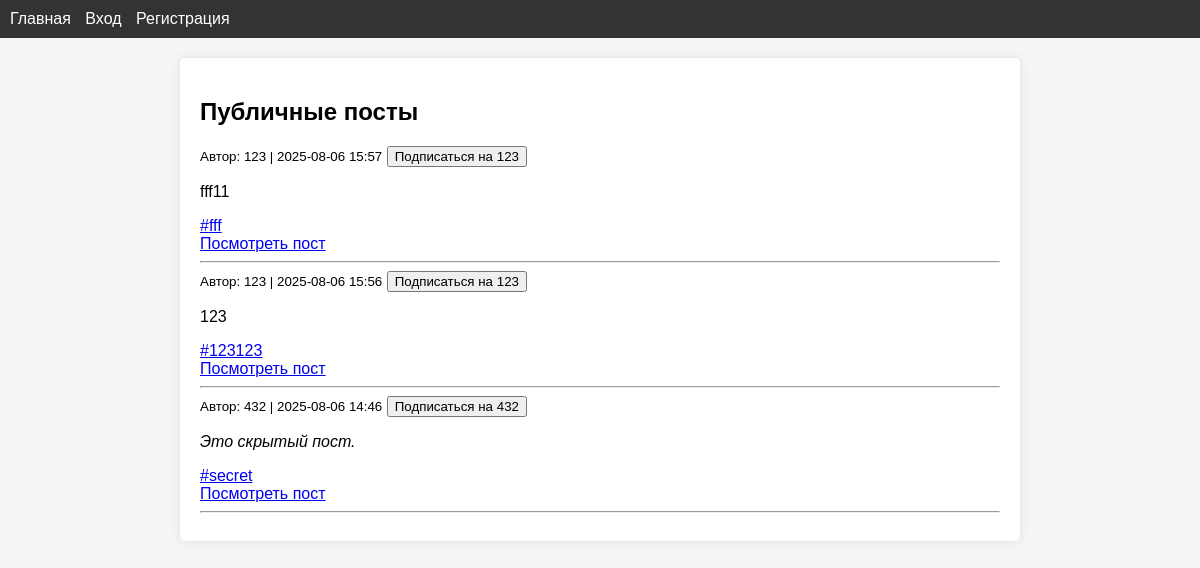
The page / on the database its author committed.
### blog/models.py (models this page shows)
class Post(db.Model):
    id = db.Column(db.Integer, primary_key=True)
    content = db.Column(db.Text, nullable=False)
    date_posted = db.Column(db.DateTime, default=datetime.utcnow)
    is_public = db.Column(db.Boolean, default=True)
    request_only = db.Column(db.Boolean, default=False)
    user_id = db.Column(db.Integer, db.ForeignKey('user.id'), nullable=False)
    tags = db.relationship('Tag', secondary=tags, backref=db.backref('posts', lazy='dynamic'))
    comments = db.relationship('Comment', backref='post', lazy=True, cascade="all, delete-orphan")

class User(db.Model, UserMixin):
    id = db.Column(db.Integer, primary_key=True)
    username = db.Column(db.String(20), unique=True, nullable=False)
    password = db.Column(db.String(60), nullable=False)
    posts = db.relationship('Post', backref='author', lazy=True)
    subscriptions = db.relationship('User',
        secondary=subscriptions,
        primaryjoin=(subscriptions.c.subscriber_id == id),
        secondaryjoin=(subscriptions.c.subscribed_id == id),
        backref=db.backref('subscribers', lazy='dynamic'),
        lazy='dynamic'
    )

class Tag(db.Model):
    id = db.Column(db.Integer, primary_key=True)
    name = db.Column(db.String(50), unique=True)

### blog/routes.py (the view)
@app.route('/')
def index():
    posts = Post.query.order_by(Post.date_posted.desc()).all()
    return render_template('index.html', posts=posts)

### blog/templates/index.html (shortened to what this page needs)
{% extends "base.html" %}
{% block content %}
<h2>Публичные посты</h2>
{% for post in posts %}
<article>
        <small>Автор: {{ post.author.username }} | {{ post.date_posted.strftime('%Y-%m-%d %H:%M') }}</small>
        {% if post.author.id != current_user.id %}
            {% if post.author not in current_user.subscriptions %}
                <form method="POST" action="{{ url_for('subscribe', user_id=post.author.id) }}" style="display:inline;">
                    <button type="submit">Подписаться на {{ post.author.username }}</button>
                </form>
            {% else %}
                <span>✓</span>
            {% endif %}
        {% endif %}
    {% if post.request_only and post.author != current_user %}
        <p><em>Это скрытый пост.</em></p>
    {% elif post.request_only and post.author == current_user %}
            <small><i>Этот пост был скрыт по Вашему запросу и виден только Вам.</i></small>
            <p>{{ post.content }}</p>
    {% else %}
        <p>{{ post.content }}</p>
    {% endif %}
    {% for tag in post.tags %}
        <a href="{{ url_for('posts_by_tag', tag_name=tag.name) }}">#{{ tag.name }}</a>
    {% endfor %}
        <br>
        <a href="{{ url_for('view_post', post_id=post.id) }}">Посмотреть пост</a>
</article>
<hr>
{% endfor %}
{% endblock %}

### blog/templates/base.html (shortened to what this page needs)
<!DOCTYPE html>
<html lang="ru">
<head>
    <link rel="stylesheet" href="{{ url_for('static', filename='style.css') }}">
</head>
<body>
    <header>
        <nav>
            <a href="{{ url_for('index') }}">Главная</a>
            {% if current_user.is_authenticated %}
                <a href="{{ url_for('feed') }}">Лента</a>
                <a href="{{ url_for('new_post') }}">Новый пост</a>
                <a href="{{ url_for('logout') }}">Выход</a>
            {% else %}
                <a href="{{ url_for('login') }}">Вход</a>
                <a href="{{ url_for('register') }}">Регистрация</a>
            {% endif %}
        </nav>
    </header>
    <main>
        {% block content %}{% endblock %}
    </main>
</body>
</html>

### blog/static/style.css (style rules this page uses)
body { font-family: sans-serif; margin: 0; padding: 0; background: #f5f5f5; }
header { background: #333; color: white; padding: 10px; }
nav a { color: white; margin-right: 10px; text-decoration: none; }
main { padding: 20px; background: white; max-width: 800px; margin: 20px auto; border-radius: 5px; box-shadow: 0 0 10px rgba(0,0,0,0.1); }

### rows shown on the page
Post: author.username "123", date_posted "2025-08-06 15:57", content "fff11"
Tag: name "fff"
Post: author.username "123", date_posted "2025-08-06 15:56", content "123"
Tag: name "123123"
Post: author.username "432", date_posted "2025-08-06 14:46", request_only "Это скрытый пост."
Tag: name "secret"
